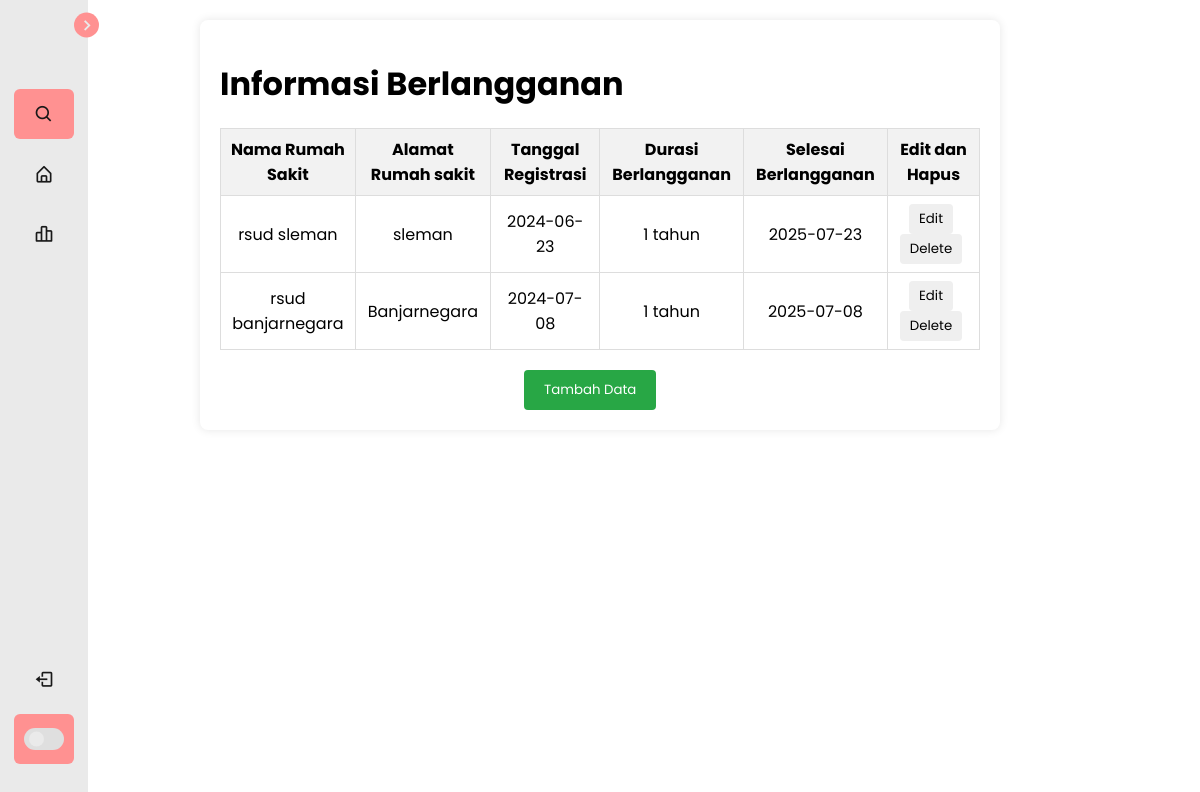
The app's page /berlangganandev.php with its own data.
### tables this page shows
CREATE TABLE `rs_berlangganan` (
  `id_rs` int(11) NOT NULL,
  `nama_rs` varchar(50) NOT NULL,
  `alamat_rs` varchar(50) NOT NULL,
  `kab` varchar(50) DEFAULT NULL,
  `tanggal_regist` date NOT NULL,
  `durasi` varchar(50) NOT NULL,
  `selesai` date NOT NULL
);

### config/connection.php (called while the page is built, shortened)
<?php
$xCon = [
    "localhost",
    "root", "",
    "hospital_database"
]; $connection = mysqli_connect($xCon[0], $xCon[1], $xCon[2], $xCon[3]);
function get_datas($tableName){
    global $connection;
    $query = "SELECT * FROM " . $tableName;
    return mysqli_query($connection, $query);
}

### berlangganandev.php (the view, shortened to what this page needs)
<?php
require('config/connection.php');
?>
<?php
if(isset($_POST['add-subscriber'])){
    $datas_array = [
        $_POST['input_nama_rs'],
        $_POST['input_alamat_rs'],
        $_POST['input_kab_rs'],
        $_POST['input_tanggal_regist'],
        $_POST['input_durasi'],
        $_POST['input_selesai']
    ]; insert_datas($datas_array, "rs_berlangganan");
}
else if (isset($_POST['delete-id'])){
    delete_datas(($_POST['delete-id']), 'rs_berlangganan');
}
else if (isset($_POST['update-subscriber'])){
    $datasets = [
        $_POST['input_nama_rs'],
        $_POST['input_alamat_rs'],
        $_POST['input_kab_rs'],
        $_POST['input_tanggal_regist'],
        $_POST['input_durasi'],
        $_POST['input_selesai']
    ]; echo(update_datas($_POST['rs_id'], "rs_berlangganan", $datasets));
} $result = get_datas("rs_berlangganan");
?>
<!DOCTYPE html>
<html lang="en">
<head>
    <link rel="stylesheet" href="assets/css/berlangganandev.css">
    <link href='https://unpkg.com/boxicons@2.1.1/css/boxicons.min.css' rel='stylesheet'>
    <link rel="stylesheet" href="https://cdnjs.cloudflare.com/ajax/libs/font-awesome/6.4.0/css/all.min.css">
</head>
<body>
    <nav class="sidebar close">
        <header>
            <div class="image-text">
            </div>
            <i class='bx bx-chevron-right toggle'></i>
        </header>
        <div class="menu-bar">
            <div class="menu">
                <li class="search-box">
                    <i class='bx bx-search icon'></i>
                </li>
                <ul class="menu-links">
                    <li class="nav-link">
                        <a href="dashboarddev.php">
                            <i class='bx bx-home-alt icon'></i>
                        </a>
                    </li>
                    <li class="nav-link">
                        <a href="berlangganandev.php">
                            <i class='bx bx-bar-chart-alt-2 icon'></i>
                        </a>
                    </li>
                </ul>
            </div>
            <div class="bottom-content">
                <li class="">
                    <a href="config/logout.php">
                        <i class='bx bx-log-out icon'></i>
                    </a>
                </li>
                <li class="mode">
                    <div class="toggle-switch">
                        <span class="switch"></span>
                    </div>
                </li>
            </div>
        </div>
    </nav>
    <div class="right-bar">
        <div class="informasiBerlangganan-container">
            <h1 id="h1-ouputTable">Informasi Berlangganan</h1>
                <table id="outputTable">
                    <tr>
                        <th>Nama Rumah Sakit</th>
                        <th>Alamat Rumah sakit</th>
                        <th>Tanggal Registrasi</th>
                        <th>Durasi Berlangganan</th>
                        <th>Selesai Berlangganan</th>
                        <th>Edit dan Hapus</th>
                    </tr>
                    <?php while ($row = mysqli_fetch_assoc($result)): ?>
                        <tr>
                            <td id="nama-<?= $row["id_rs"] ?>"><?=$row["nama_rs"] ?></td>
                            <td id="alamat-<?= $row["id_rs"] ?>"><?=$row["alamat_rs"] ?></td>
                            <td id="regist-<?= $row["id_rs"] ?>"><?=$row["tanggal_regist"] ?></td>
                            <td id="durasi-<?= $row["id_rs"] ?>"><?=$row["durasi"] ?></td>
                            <td id="selesai-<?= $row["id_rs"] ?>"><?=$row["selesai"] ?></td>
                                <td>
                                    <button
                                    name="<?= $row["id_rs"] ?>"
                                    id="editDataOpenBtn"
                                    onclick="editDataOpen(this)"
                                    >
                                    Edit
                                    </button>
                                    <form action="" method="post">
                                        <button type="submit">
                                            Delete
                                        </button>
                                    </form>
                                </td>
                        </tr>
                    <?php endwhile; ?>
                </table>
            <button
                style="margin-top: 20px; margin-left: 40%"
                id="tampilEditIBBtn"
                onclick="tampilEditIB()"
            >
                Tambah Data
            </button>
        </div>
    </div>
</body>
</html>

### assets/css/berlangganandev.css (style rules this page uses)
* { margin: 0; padding: 0; box-sizing: border-box; font-family: 'Poppins', sans-serif; }
:root { background: #ffffff; --sidebar-color: #eaeaea; --primary-color: #FF9191; --primary-color-light: #FF9191; --toggle-color: #dfdfdf; --text-color: #191919; --tran-03: all 0.2s ease; --tran-03: all 0.3s ease; --tran-04: all 0.3s ease; --tran-05: all 0.3s ease; }
body { min-height: 100vh; background-color: var(--body-color); transition: var(--tran-05); }
.sidebar { position: fixed; top: 0; left: 0; height: 100%; width: 250px; padding: 10px 14px; background: var(--sidebar-color); transition: var(--tran-05); z-index: 100; }
.sidebar.close { width: 88px; }
.sidebar li { height: 50px; list-style: none; display: flex; align-items: center; margin-top: 10px; }
.sidebar header .image, .sidebar .icon { min-width: 60px; border-radius: 6px; }
.sidebar .icon { min-width: 60px; border-radius: 6px; height: 100%; display: flex; align-items: center; justify-content: center; font-size: 20px; }
.sidebar .text, .sidebar .icon { color: var(--text-color); transition: var(--tran-03); }
.sidebar header { position: relative; }
.sidebar header .image-text { display: flex; align-items: center; }
.sidebar header .toggle { position: absolute; top: 50%; right: -25px; transform: translateY(-50%) rotate(180deg); height: 25px; width: 25px; background-color: var(--primary-color); color: var(--sidebar-color); border-radius: 50%; display: flex; align-items: center; justify-content: center; font-size: 22px; cursor: pointer; transition: var(--tran-05); }
.sidebar.close .toggle { transform: translateY(-50%) rotate(0deg); }
.sidebar .menu { margin-top: 40px; }
.sidebar li.search-box { border-radius: 6px; background-color: var(--primary-color-light); cursor: pointer; transition: var(--tran-05); }
.sidebar li a { list-style: none; height: 100%; background-color: transparent; display: flex; align-items: center; height: 100%; width: 100%; border-radius: 6px; text-decoration: none; transition: var(--tran-03); }
.sidebar .menu-bar { height: calc(100% - 55px); display: flex; flex-direction: column; justify-content: space-between; overflow-y: scroll; }
.sidebar .menu-bar .mode { border-radius: 6px; background-color: var(--primary-color-light); position: relative; transition: var(--tran-05); }
.menu-bar .bottom-content .toggle-switch { position: absolute; right: 0; height: 100%; min-width: 60px; display: flex; align-items: center; justify-content: center; border-radius: 6px; cursor: pointer; }
.toggle-switch .switch { position: relative; height: 22px; width: 40px; border-radius: 25px; background-color: var(--toggle-color); transition: var(--tran-05); }
.switch::before { content: ''; position: absolute; height: 15px; width: 15px; border-radius: 50%; top: 50%; left: 5px; transform: translateY(-50%); background-color: var(--sidebar-color); transition: var(--tran-04); }
* { margin: 0; padding: 0; box-sizing: border-box; }
body { font-family: Arial, sans-serif; background-color: white; display: flex; justify-content: center; align-items: flex-start; min-height: 100vh; }
.right-bar { background-color: #fff; padding: 20px; border-radius: 8px; box-shadow: 0 0 10px rgba(0, 0, 0, 0.1); margin: 20px; width: 80%; max-width: 800px; }
.informasiBerlangganan-container { margin-top: 20px; }
#outputTable { width: 100%; border-collapse: collapse; margin-top: 20px; }
#outputTable th, #outputTable td { border: 1px solid #ddd; padding: 8px; text-align: center; }
#outputTable th { background-color: #f2f2f2; }
#outputTable td button { padding: 5px 10px; margin-right: 5px; cursor: pointer; border: none; border-radius: 4px; transition: background-color 0.3s ease; }
#tampilEditIBBtn { background-color: #28a745; color: #fff; border: none; padding: 10px 20px; border-radius: 4px; cursor: pointer; transition: background-color 0.3s ease; margin-top: 20px; }

### records on screen
rs_berlangganan: nama_rs "rsud sleman", alamat_rs "sleman", tanggal_regist "2024-06-23", durasi "1 tahun", selesai "2025-07-23"
rs_berlangganan: nama_rs "rsud banjarnegara", alamat_rs "Banjarnegara", tanggal_regist "2024-07-08", durasi "1 tahun", selesai "2025-07-08"
